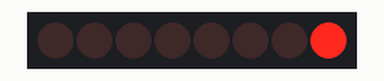
Simulated run of this sketch. Board: Arduino Uno, built with avr-gcc and run on an emulated ATmega328P. Parts: 8 shift-register outputs drawn as a row of LEDs (first output left, lit = HIGH). Wiring (inferred from the names in the program): shift register (74HC595): data pin 2; shift clock pin 3; latch pin 4. Wiring (inferred from the signals the program sends): row of LEDs: on Q0, Q1, Q2, Q3, Q4, Q5, Q6, Q7.

Above: at 0.2 s.
At 1.2 s:
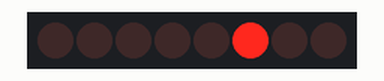
At 1.7 s:
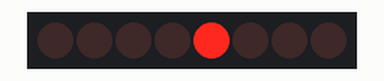
At 2.2 s:
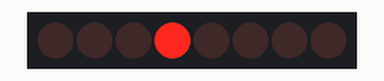
At 3.2 s:
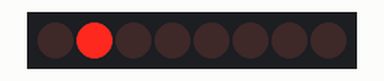
At 4.7 s:
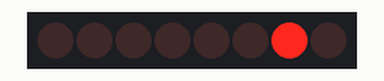
Timing chart, 0 to 5.2 s (numbered marks = the images above):
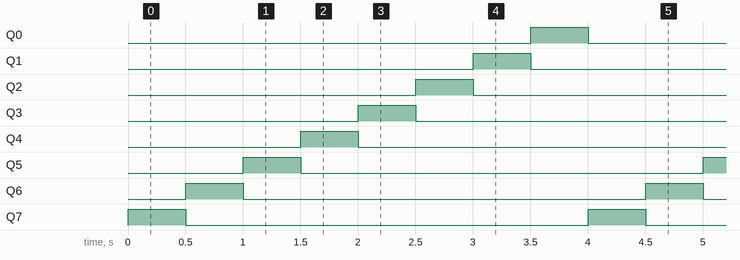

The sketch:

switch_register.ino
```cpp
int data = 2;
int clk = 3;
int latch = 4;

void setup() {
  // put your setup code here, to run once:
  pinMode (data, OUTPUT);
  pinMode (clk, OUTPUT);
  pinMode (latch, OUTPUT);
}

void updateLEDs(int value) {
  digitalWrite(latch, LOW);     //Pulls the chips latch low
  shiftOut(data, clk, LSBFIRST, value); //Shifts out the 8 bits to the shift register
  digitalWrite(latch, HIGH);   //Pulls the latch high displaying the data
}

void loop() {
  // put your main code here, to run repeatedly:
  byte leds = 0;
  int delayTime = 500; //the number of milliseconds to delay between LED updates
  for (int i = 0; i < 8; i++) {
    leds = 0;
    bitSet (leds, i);
    updateLEDs(leds);
    delay(delayTime);
  }
}
```

Measured:
- by itself, Q0–7: alternates HIGH for 0.50 s and LOW for 3.5 s
- by itself, everything shown: repeats every 4.0 s, in 8 steps
